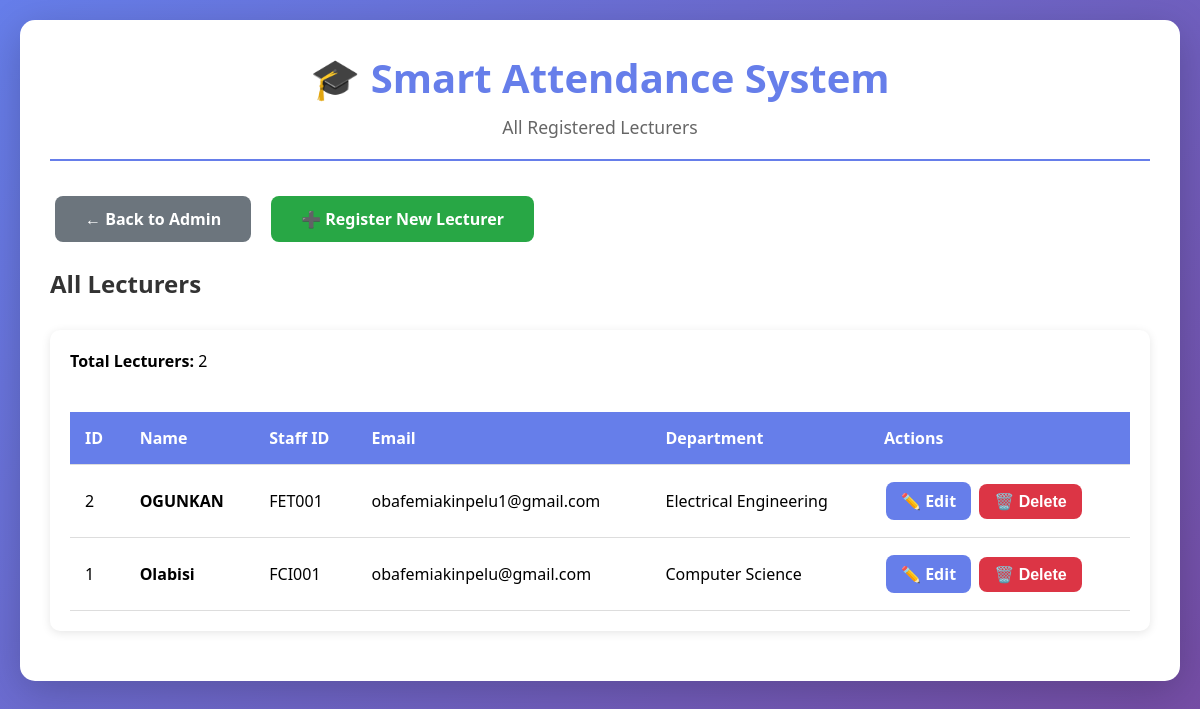
The page /admin/lecturers on the database its author committed.
### tables this page shows
CREATE TABLE lecturers (
        id INTEGER PRIMARY KEY AUTOINCREMENT,
        staff_id TEXT UNIQUE NOT NULL,
        name TEXT NOT NULL,
        email TEXT UNIQUE NOT NULL,
        password TEXT NOT NULL,
        department_id INTEGER NOT NULL,
        created_at TEXT DEFAULT CURRENT_TIMESTAMP,
        FOREIGN KEY (department_id) REFERENCES departments(id) ON DELETE CASCADE
    );

CREATE TABLE departments (
        id INTEGER PRIMARY KEY AUTOINCREMENT,
        name TEXT NOT NULL,
        faculty_id INTEGER NOT NULL,
        created_at TEXT DEFAULT CURRENT_TIMESTAMP,
        UNIQUE(name, faculty_id),
        FOREIGN KEY (faculty_id) REFERENCES faculties(id) ON DELETE CASCADE
    );

### app.py (the view)
@app.route("/admin/lecturers")
def admin_lecturers():
    conn = get_connection()
    rows = conn.execute("SELECT l.id, l.name, l.staff_id, l.email, d.name as dept_name FROM lecturers l JOIN departments d ON d.id=l.department_id ORDER BY l.name").fetchall()
    conn.close()
    return render_template("admin/lecturers.html", lecturers=rows)

### database.py (called while the page is built)
def get_connection():
    conn = sqlite3.connect(Config.DB_NAME, timeout=10, check_same_thread=False)
    conn.row_factory = sqlite3.Row
    conn.execute("PRAGMA foreign_keys = ON")
    return conn

### templates/admin/lecturers.html (shortened to what this page needs)
{% extends "base.html" %}
{% block subtitle %}All Registered Lecturers{% endblock %}
{% block content %}
<div class="nav-links">
    <a href="/admin" class="btn btn-secondary">← Back to Admin</a>
    <a href="/admin/register_lecturer" class="btn btn-success">➕ Register New Lecturer</a>
</div>
<h2 style="color: #333; margin-bottom: 30px;">All Lecturers</h2>
<div class="card">
    {% if lecturers %}
        <div style="margin-bottom: 20px;">
            <strong>Total Lecturers:</strong> {{ lecturers|length }}
        </div>
        <div style="overflow-x: auto;">
            <table>
                <thead>
                    <tr>
                        <th>ID</th>
                        <th>Name</th>
                        <th>Staff ID</th>
                        <th>Email</th>
                        <th>Department</th>
                        <th>Actions</th>
                    </tr>
                </thead>
                <tbody>
                    {% for lecturer in lecturers %}
                    <tr>
                        <td>{{ lecturer.id }}</td>
                        <td><strong>{{ lecturer.name }}</strong></td>
                        <td>{{ lecturer.staff_id }}</td>
                        <td>{{ lecturer.email }}</td>
                        <td>{{ lecturer.dept_name }}</td>
                        <td>
                            <a href="/admin/lecturers/{{ lecturer.id }}/edit" class="btn" style="padding: 8px 15px; margin: 2px;">✏️ Edit</a>
                            <form method="POST" action="/admin/lecturers/{{ lecturer.id }}/delete" style="display: inline;"
                                  onsubmit="return confirm('Are you sure you want to delete this lecturer? This will also delete all their class sessions.');">
                                <button type="submit" class="btn btn-danger" style="padding: 8px 15px; margin: 2px;">🗑️ Delete</button>
                            </form>
                        </td>
                    </tr>
                    {% endfor %}
                </tbody>
            </table>
        </div>
    {% else %}
        <div style="text-align: center; padding: 60px; color: #666;">
            <div style="font-size: 4em; margin-bottom: 20px;">👨‍🏫</div>
            <h3>No Lecturers Registered Yet</h3>
            <p>Click the button above to register your first lecturer.</p>
        </div>
    {% endif %}
</div>
{% endblock %}

### templates/base.html (style rules this page uses)
* { margin: 0; padding: 0; box-sizing: border-box; }
body { font-family: 'Segoe UI', Tahoma, Geneva, Verdana, sans-serif; background: linear-gradient(135deg, #667eea 0%, #764ba2 100%); min-height: 100vh; padding: 20px; }
.btn { display: inline-block; padding: 12px 30px; background: #667eea; color: white; text-decoration: none; border-radius: 8px; border: none; cursor: pointer; font-size: 1em; font-weight: 600; transition: all 0.3s; margin: 5px; }
.btn-secondary { background: #6c757d; }
.btn-danger { background: #dc3545; }
.btn-success { background: #28a745; }
table { width: 100%; border-collapse: collapse; margin-top: 20px; }
table th, table td { padding: 15px; text-align: left; border-bottom: 1px solid #ddd; }
table th { background: #667eea; color: white; font-weight: 600; }
.card { background: white; border-radius: 10px; padding: 20px; margin-bottom: 20px; box-shadow: 0 2px 10px rgba(0,0,0,0.1); }
.nav-links { display: flex; gap: 10px; margin-bottom: 20px; flex-wrap: wrap; }

### rows shown on the page
lecturers: id "2", name "OGUNKAN", staff_id "FET001", email "obafemiakinpelu1@gmail.com", dept_name "Electrical Engineering"
lecturers: id "1", name "Olabisi", staff_id "FCI001", email "obafemiakinpelu@gmail.com", dept_name "Computer Science"

### other values the page prints
{{ lecturers|length }} "2"
